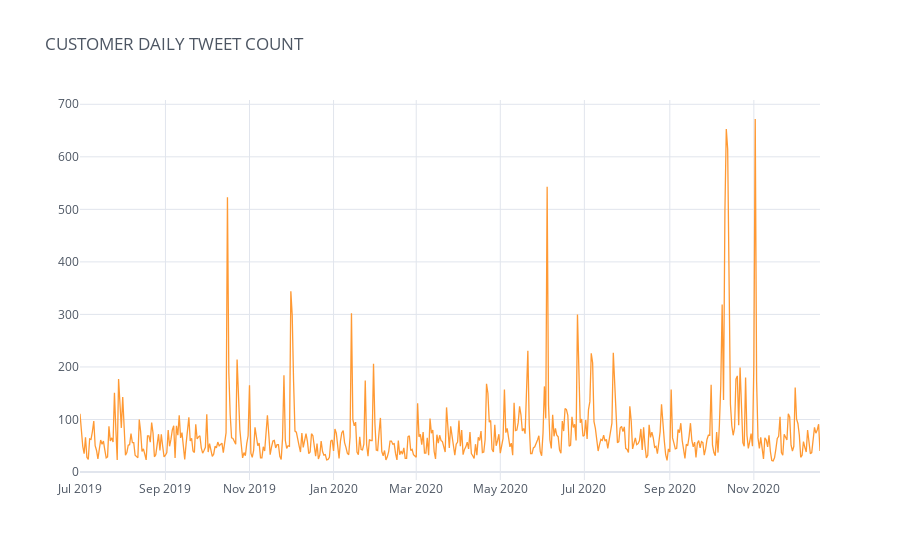

Notebook cell for this chart:
### Code cell
daily_count = pd.concat([all_tweets_time.groupby('Date').count()['ID']],axis=1)
daily_count.columns = ['Tweet Count']
daily_count.iplot(title='CUSTOMER DAILY TWEET COUNT',theme='white')

### Figure 1 — Plotly figure (JSON) as saved in the notebook; plotly's stock layout.template omitted (floating-point values rounded to 4 significant figures; data arrays with more than 128 entries replaced by an {"elided": "..."} marker saying what was removed)
{"data": [{"line": {"color": "rgba(255, 153, 51, 1.0)", "dash": "solid", "shape": "linear", "width": 1.3}, "mode": "lines", "name": "Tweet Count", "text": "", "type": "scatter", "x": {"elided": "537 str values"}, "y": {"elided": "537 int values"}}], "layout": {"legend": {"bgcolor": "#FFFFFF", "font": {"color": "#4D5663"}}, "paper_bgcolor": "#FFFFFF", "plot_bgcolor": "#FFFFFF", "title": {"font": {"color": "#4D5663"}, "text": "CUSTOMER DAILY TWEET COUNT"}, "xaxis": {"gridcolor": "#E1E5ED", "showgrid": true, "tickfont": {"color": "#4D5663"}, "title": {"font": {"color": "#4D5663"}, "text": ""}, "zerolinecolor": "#E1E5ED"}, "yaxis": {"gridcolor": "#E1E5ED", "showgrid": true, "tickfont": {"color": "#4D5663"}, "title": {"font": {"color": "#4D5663"}, "text": ""}, "zerolinecolor": "#E1E5ED"}}}
